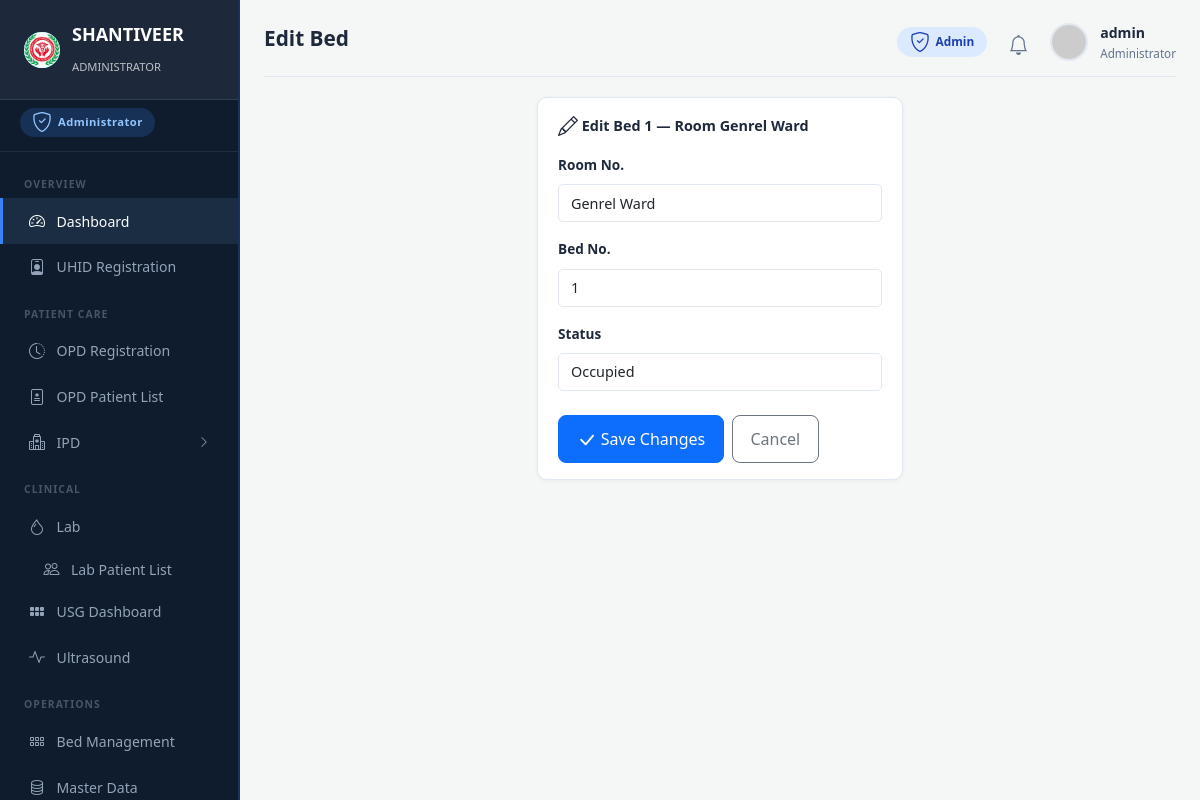
Page /beds/1/edit/ (signed in) on the committed database.
### core/models.py (models this page shows, shortened)
class Bed(models.Model):
    STATUS_CHOICES = [('Occupied', 'Occupied'), ('Vacant', 'Vacant'), ('Maintenance', 'Maintenance')]
    room_no = models.CharField(max_length=20)
    bed_no = models.CharField(max_length=20)
    status = models.CharField(max_length=20, choices=STATUS_CHOICES, default='Vacant')
    patient = models.ForeignKey(Patient, on_delete=models.SET_NULL, null=True, blank=True)
    history = HistoricalRecords()
    class Meta:
        unique_together = [['room_no', 'bed_no']]

### core/views.py (the view, shortened to what this page needs)
# urls.py: path('beds/<int:pk>/edit/', views.bed_edit, name='bed_edit'),
@require_module('beds', level='full')
def bed_edit(request, pk):
    bed = get_object_or_404(Bed, pk=pk)
    return render(request, 'core/bed_edit.html', {
        'active_sidebar': 'dashboard',
        'bed': bed,
    })

### core/context_processors.py (called while the page is built)
def hospital_info(request):
    ctx = {
        'hospital_name': settings.HOSPITAL_NAME,
        'hospital_address': settings.HOSPITAL_ADDRESS,
        'hospital_phone': settings.HOSPITAL_PHONE,
    }
    if request.user.is_authenticated:
        ctx['unread_notifications'] = services.get_unread_notifications(request.user, limit=5)
        ctx['notification_count'] = services.get_unread_notification_count(request.user)
    else:
        ctx['unread_notifications'] = []
        ctx['notification_count'] = 0
    return ctx

def role_context(request):
    user = request.user
    if not user.is_authenticated:
        return {}
    role = rbac.get_user_role(user)
    access = {
        key: rbac.get_access_level(user, key) for key in rbac.MODULE_ACCESS
    }
    return {
        'user_role': role,
        'user_role_label': rbac.ROLE_LABELS.get(role, 'User'),
        'user_role_icon': rbac.ROLE_ICONS.get(role, 'bi-person'),
        'module_access': access,
    }

### core/rbac.py (called while the page is built, shortened)
def get_user_role(user):
    if not user.is_authenticated:
        return None
    if user.is_superuser or (user.is_staff and not user.groups.exists()):
        return ADMIN

def get_access_level(user, module_key):
    if not user.is_authenticated:
        return NONE
    if user.is_superuser:
        return FULL
    role = get_user_role(user)
    if role is None:
        return NONE
    return MODULE_ACCESS.get(module_key, {}).get(role, NONE)

def require_module(module_key, level=VIEW):
    def decorator(view_func):
        @wraps(view_func)
        @login_required
        def _wrapped(request, *args, **kwargs):
            access = get_access_level(request.user, module_key)
            if access == NONE or (level == FULL and access != FULL):
                raise PermissionDenied(
                    f"Your role does not have access to this module.")
            request.is_view_only = (access == VIEW)
            return view_func(request, *args, **kwargs)
        return _wrapped
    return decorator

### core/services.py (called while the page is built)
def get_unread_notifications(user=None, limit=10):
    return []

def get_unread_notification_count(user=None):
    return 0

### templates/core/bed_edit.html (shortened to what this page needs)
{% extends 'base_dashboard.html' %}
{% block page_title %}Edit Bed{% endblock %}
{% block content %}
<div class="row justify-content-center">
  <div class="col-md-5">
    <div class="widget-card">
      <div class="widget-title mb-3"><i class="bi bi-pencil"></i> Edit Bed {{ bed.bed_no }} — Room {{ bed.room_no }}</div>
      <form method="post">
        <div class="mb-3">
          <label class="form-label fw-semibold">Room No.</label>
          <input type="text" name="room_no" class="form-control" value="{{ bed.room_no }}" required>
        </div>
        <div class="mb-3">
          <label class="form-label fw-semibold">Bed No.</label>
          <input type="text" name="bed_no" class="form-control" value="{{ bed.bed_no }}" required>
        </div>
        <div class="mb-3">
          <label class="form-label fw-semibold">Status</label>
          <select name="status" class="form-select">
            <option value="Occupied" {% if bed.status == 'Occupied' %}selected{% endif %}>Occupied</option>
          </select>
        </div>
        <div class="d-flex gap-2 mt-4">
          <button type="submit" class="btn btn-primary"><i class="bi bi-check-lg"></i> Save Changes</button>
          <a href="{% url 'core:bed_manage' %}" class="btn btn-outline-secondary">Cancel</a>
        </div>
      </form>
    </div>
  </div>
</div>
{% endblock %}

### templates/base_dashboard.html (shortened to what this page needs)
{% load static %}
{% load group_tags %}
<!DOCTYPE html>
<html lang="en">
<head>
  <link href="https://cdn.jsdelivr.net/npm/bootstrap@5.3.2/dist/css/bootstrap.min.css" rel="stylesheet">
  <link href="https://cdn.jsdelivr.net/npm/bootstrap-icons@1.11.1/font/bootstrap-icons.css" rel="stylesheet">
  <link href="{% static 'css/main.css' %}" rel="stylesheet">
  <link href="{% static 'css/role_panels.css' %}" rel="stylesheet">
  <link href="{% static 'css/responsive_overrides.css' %}" rel="stylesheet">
</head>
<body class="{% if user.is_superuser %}role-admin{% elif user|has_group:"Doctor" %}role-doctor{% elif user|has_group:"Receptionist" %}role-recept{% elif user|has_group:"Pharmacist" %}role-pharma{% else %}role-admin{% endif %}">
<div class="dashboard-layout">
  {% include 'includes/sidebar_dashboard.html' %}
  <main class="dash-main">
    <div class="dash-topbar">
      <h1>{% block page_title %}Dashboard{% endblock %}</h1>
      <div class="dash-topbar-right">
        {% if user.is_superuser %}
          <span class="topbar-role-chip chip-admin"><i class="bi bi-shield-check"></i> Admin</span>
        {% elif user|has_group:'Doctor' %}
          <span class="topbar-role-chip chip-doctor"><i class="bi bi-person-badge"></i> Doctor</span>
        {% elif user|has_group:'Receptionist' %}
          <span class="topbar-role-chip chip-recept"><i class="bi bi-headset"></i> Receptionist</span>
        {% elif user|has_group:'Pharmacist' %}
          <span class="topbar-role-chip chip-pharma"><i class="bi bi-capsule"></i> Pharmacist</span>
        {% endif %}
        <div class="dropdown">
          <div class="notif-bell" data-bs-toggle="dropdown" aria-expanded="false" style="cursor:pointer">
            <i class="bi bi-bell"></i>
          </div>
        </div>
        <div class="dropdown">
          <div class="user-profile-mini" data-bs-toggle="dropdown" style="cursor:pointer">
            <img src="https://ui-avatars.com/api/?name={{ user.get_full_name|default:user.username }}&background=1e40af&color=fff" alt="avatar">
            <div>
              <div class="name">{{ user.get_full_name|default:user.username }}</div>
              <div class="role">
                {% if user.is_superuser %}Administrator
                {% else %}{{ user.groups.all.0.name|default:"User" }}{% endif %}
              </div>
            </div>
          </div>
        </div>
      </div>
    </div>
    {% block content %}{% endblock %}
  </main>
</div>
</body>
</html>

### statics/css/main.css (style rules this page uses)
:root { --navy: #0f1c2e; --navy-light: #1a2d42; --cyan: #00d4ff; --cyan-dark: #00b8d9; --primary-blue: #1e40af; --header-cyan: #00e5ff; --green-header: #2e7d32; --green-btn: #4caf50; --bg-light: #f4f7f6; --card-white: #ffffff; --text-dark: #1e293b; --text-muted: #64748b; --border: #e2e8f0; --danger: #dc2626; --warning: #f59e0b; --success: #059669; --ipd-nav: #0d2137; --sidebar-width: 240px; }
*, *::before, *::after { box-sizing: border-box; margin: 0; padding: 0; }
body { font-family: 'Segoe UI', system-ui, -apple-system, sans-serif; color: var(--text-dark); background: var(--bg-light); min-height: 100vh; font-size: 18px; line-height: 1.65; }
.bi { font-size: 1.25rem; line-height: 1; vertical-align: -0.125em; }
button, input[type="button"], input[type="submit"], input[type="reset"] { font-size: 1rem; }
.btn, .btn-cyan, .btn-save, .btn-view, .btn-action { font-size: 1rem; }
.btn { padding: 0.7rem 1.1rem; min-height: 44px; border-radius: 8px; }
a { text-decoration: none; }
input, select, textarea { font-family: inherit; font-size: 0.9rem; }
.form-control, .form-select { display: block; width: 100%; padding: 0.45rem 0.75rem; border: 1px solid var(--border); border-radius: 5px; background: #fff; font-size: 0.9rem; transition: border-color 0.15s; }
label { font-size: 0.85rem; font-weight: 500; color: var(--text-dark); margin-bottom: 0.2rem; display: block; }
.dashboard-layout { display: flex; min-height: 100vh; }
.dash-main { flex: 1; margin-left: var(--sidebar-width); padding: 1.25rem 1.5rem; background: var(--bg-light); min-height: 100vh; }
.dash-topbar { display: flex; justify-content: space-between; align-items: center; margin-bottom: 1.25rem; padding-bottom: 0.75rem; border-bottom: 1px solid var(--border); }
.dash-topbar h1 { font-size: 1.3rem; font-weight: 600; color: var(--text-dark); }
.dash-topbar-right { display: flex; align-items: center; gap: 1rem; }
.notif-bell { position: relative; font-size: 1.25rem; color: var(--text-muted); cursor: pointer; padding: 0.35rem; }
.user-profile-mini { display: flex; align-items: center; gap: 0.75rem; cursor: pointer; }
.user-profile-mini img { width: 38px; height: 38px; border-radius: 50%; object-fit: cover; border: 2px solid var(--border); }
.user-profile-mini .name { font-weight: 600; font-size: 0.88rem; color: var(--text-dark); }
.user-profile-mini .role { font-size: 0.73rem; color: var(--text-muted); }
.widget-card { background: var(--card-white); border-radius: 10px; padding: 1rem 1.25rem; border: 1px solid var(--border); height: 100%; box-shadow: 0 1px 4px rgba(0,0,0,0.05); }
.widget-card .widget-title { font-size: 0.9rem; font-weight: 600; color: var(--text-dark); }
.mb-3 { margin-bottom: 1rem; }
.d-flex { display: flex; }
.gap-2 { gap: 0.5rem; }

### statics/css/role_panels.css (style rules this page uses)
.topbar-role-chip { display: inline-flex; align-items: center; gap: .35rem; padding: .28rem .8rem; border-radius: 20px; font-size: .74rem; font-weight: 600; }
.chip-admin { background: #dbeafe; color: #1e40af; }

### rows in the picture
Bed: bed_no "1", room_no "Genrel Ward", status "Occupied"

### other values in the picture
{{ user_role_label|default:"HOSPITAL"|upper }} "ADMINISTRATOR"
{{ user_role_label|default:"Administrator" }} "Administrator"
{{ user.get_full_name|default:user.username }} "admin"
